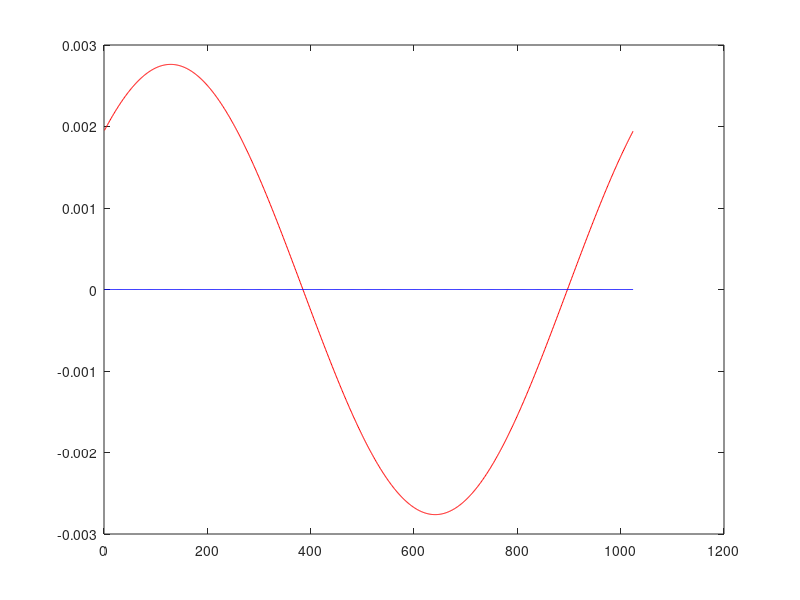

The MATLAB script that drew this image:
nFFT = 1024;
txfd = zeros(1, nFFT);
scIndex = 1;
constellation = [1+1j 1-1j -1+1j -1-1j];
% constellation = [1+0j 1+0j 1+0j 1+0j];
txfd(nFFT/2 + 1 + scIndex) = constellation(randi(4));
txfd(nFFT/2 + 1 - scIndex) = real(txfd(nFFT/2 + 1 + scIndex)) - 1j*imag(txfd(nFFT/2 + 1 + scIndex));
txfd = fftshift(txfd);
txtd = ifft(txfd);
figure(1); clf;
plot(real(txtd), 'r'); hold on;
plot(imag(txtd), 'b'); hold off;